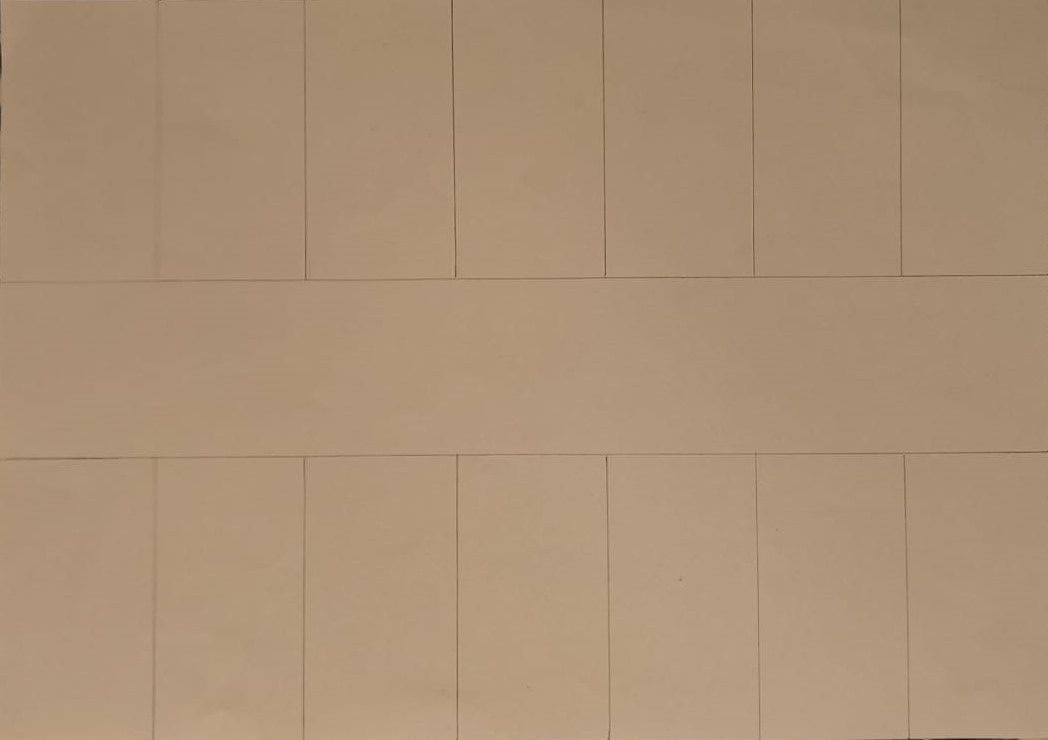
#> input picture carParkImg1.jpg, 1048 x 740 px
$ python ParkingSpacePicker.py
#> lines starting #> are read from the running program, lines starting #| are printed output that depends on the picture
import cv2
import pickle

width, height = 150, 280

try:
    with open('CarParkPos', 'rb') as f:
        posList = pickle.load(f)
except:
    posList = []


def mouseClick(events, x, y, flags, params):
    if events == cv2.EVENT_LBUTTONDOWN:
        posList.append((x, y))
    if events == cv2.EVENT_RBUTTONDOWN:
        for i, pos in enumerate(posList):
            x1, y1 = pos
            if x1 < x < x1 + width and y1 < y < y1 + height:
                posList.pop(i)

    with open('CarParkPos', 'wb') as f:
        pickle.dump(posList, f)


while True:
    img = cv2.imread('carParkImg1.jpg')
#> img is the input picture: shape (740, 1048, 3); mean B, G, R 118, 145.1, 171.2
    dim = (1100, 720)
    # resize image
    img = cv2.resize(img, dim, interpolation = cv2.INTER_AREA)
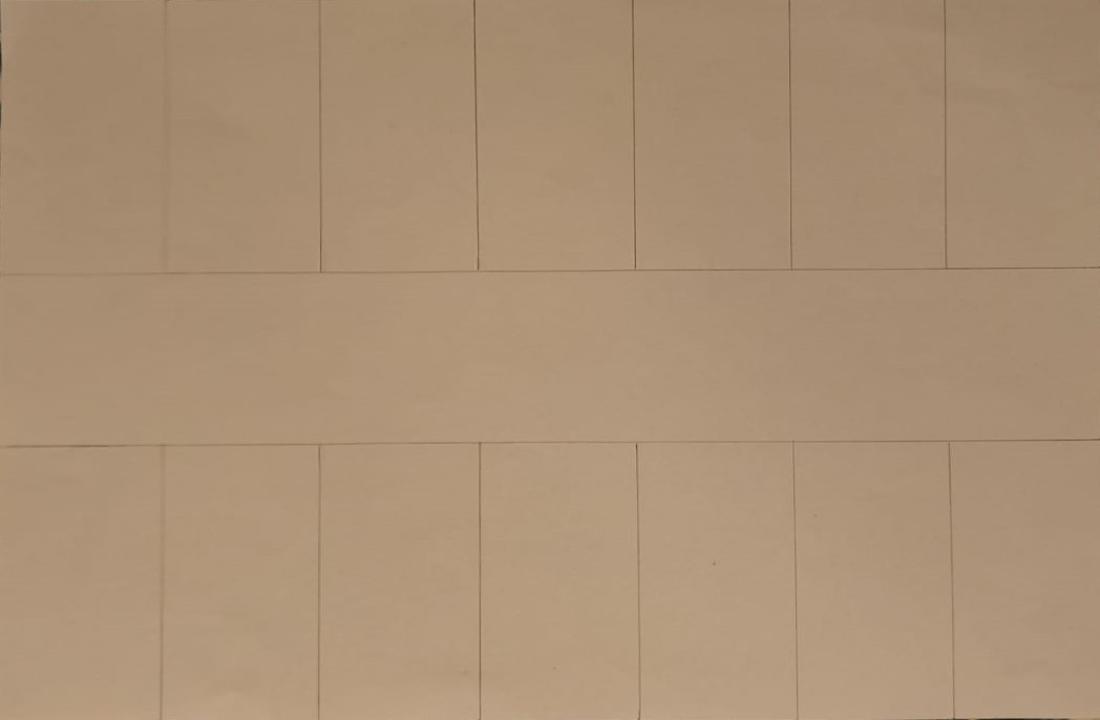
#> img: shape (720, 1100, 3); mean B, G, R 118, 145, 171.2

    for pos in posList:
        cv2.rectangle(img, pos, (pos[0] + width, pos[1] + height), (255, 0, 255), 2)

    cv2.imshow("Spot picker", img)
    cv2.setMouseCallback("Spot picker", mouseClick)
    cv2.waitKey(1)
